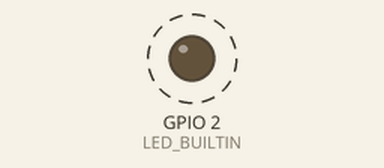
Bench run of a sketch on a simulated ESP8266 (NodeMCU). Shown: output pins drawn as LEDs (lit = HIGH, except the on-board LED, lit = LOW). Dashed ring = blinking. WiFi joins after 1.5 s; servers stay silent unless stated; what the sketch prints to the serial monitor is not drawn.

Above: at 1.7 s.
Timing chart, 0 to 4.5 s (numbered marks = the images above):
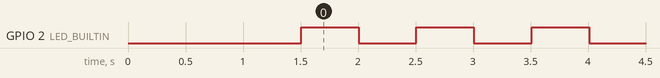

The sketch:

sketch_apr03c.ino
```cpp
/*
  ESP8266 mDNS responder sample

  This is an example of an HTTP server that is accessible
  via http://esp8266.local URL thanks to mDNS responder.

  Instructions:
  - Update WiFi SSID and password as necessary.
  - Flash the sketch to the ESP8266 board
  - Install host software:
    - For Linux, install Avahi (http://avahi.org/).
    - For Windows, install Bonjour (http://www.apple.com/support/bonjour/).
    - For Mac OSX and iOS support is built in through Bonjour already.
  - Point your browser to http://esp8266.local, you should see a response.

*/


#include <ESP8266WiFi.h>
#include <ESP8266mDNS.h>
#include <WiFiClient.h>
#include <ESP8266WebServer.h>
#include <ESP8266HTTPUpdateServer.h>
#include "WiFiManager.h"


const char* update_path = "/firmware";
const char* update_username = "admin";
const char* update_password = "admin";

const char* APSSID = "SpeedAp-";
const char* APPASS = "password";

// TCP server at port 80 will respond to HTTP requests
ESP8266WebServer server(80);
ESP8266HTTPUpdateServer httpUpdater;


void setup(void) {
  Serial.begin(115200);

  // Connect to WiFi network
  WiFiManager wifiManager;
  String APName = APSSID+String(ESP.getChipId());
   if(!wifiManager.autoConnect(APName.c_str(),APPASS )) {
        Serial.println("failed to connect and hit timeout");
        delay(3000);
        // reset and try again, or maybe put it to deep sleep
        ESP.reset();
        delay(5000);
    }
/*
  WiFi.mode(WIFI_STA);
  WiFi.begin(ssid, password);
  Serial.println("");

  // Wait for connection
  while (WiFi.status() != WL_CONNECTED) {
    delay(500);
    Serial.print(".");
  }

  Serial.println("");
  Serial.print("Connected to ");
  Serial.println(ssid);
  Serial.print("IP address: ");
  Serial.println(WiFi.localIP());
*/


  // Set up mDNS responder:
  // - first argument is the domain name, in this example
  //   the fully-qualified domain name is "esp8266.local"
  // - second argument is the IP address to advertise
  //   we send our IP address on the WiFi network
  if (!MDNS.begin("esp8266")) {
    Serial.println("Error setting up MDNS responder!");
    while (1) {
      delay(1000);
    }
  }
  Serial.println("mDNS responder started");


  httpUpdater.setup(&server, update_path, update_username, update_password);

  // Start TCP (HTTP) server
  server.begin();
  Serial.println("TCP server started");

  // Add service to MDNS-SD
  MDNS.addService("http", "tcp", 80);

  pinMode(LED_BUILTIN, OUTPUT);
}

void loop(void) {

  MDNS.update();
  delay(1);
  server.handleClient();
  main_program();
  delay(1);
}

void main_program(){
  digitalWrite(LED_BUILTIN, HIGH);   // turn the LED on (HIGH is the voltage level)
  delay(500);                       // wait for a second
  digitalWrite(LED_BUILTIN, LOW);    // turn the LED off by making the voltage LOW
  delay(500);                       // wait for a second
 }
```

Measured:
- by itself, GPIO 2 (LED_BUILTIN): alternates HIGH for 0.50 s and LOW for 0.50 s
